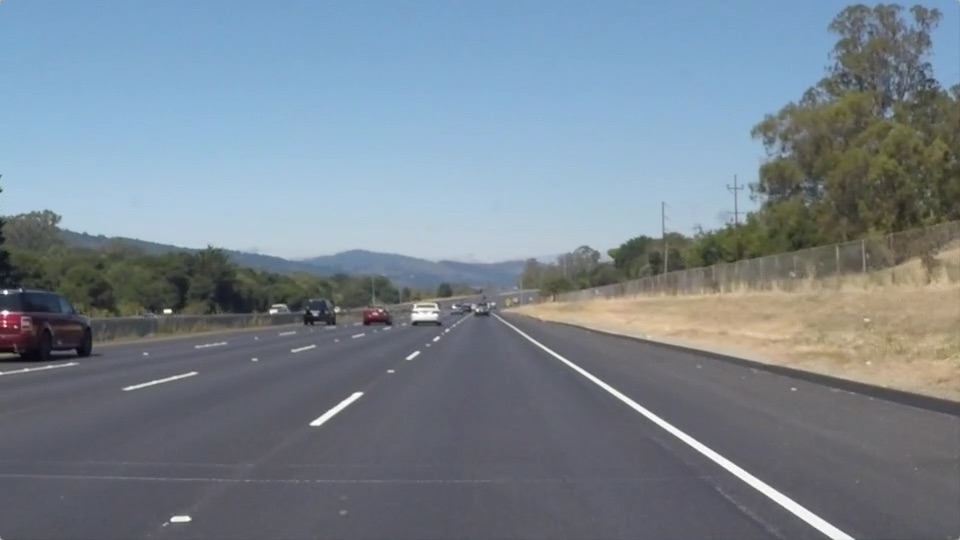
#> input picture test_images/solidWhiteRight.jpg, 960 x 540 px
$ jupyter execute --allow-errors P1_Marc_Badger_6_9_2017.ipynb   (shell and % lines are left out)
#> lines starting #> are read from the running program, lines starting #| are printed output that depends on the picture; after the words box and inside, x2 and y2 are one past the last pixel; in counts of white or black regions, pixels touching at a corner belong together
# Self-Driving Car Engineer Nanodegree

## Project: **Finding Lane Lines on the Road**

### Marc Badger
#### June 8, 2017
***
In this project, you will use the tools you learned about in the lesson to identify lane lines on the road.  You can develop your pipeline on a series of individual images, and later apply the result to a video stream (really just a series of images). Check out the video clip "raw-lines-example.mp4" (also contained in this repository) to see what the output should look like after using the helper functions below.

Once you have a result that looks roughly like "raw-lines-example.mp4", you'll need to get creative and try to average and/or extrapolate the line segments you've detected to map out the full extent of the lane lines.  You can see an example of the result you're going for in the video "P1_example.mp4".  Ultimately, you would like to draw just one line for the left side of the lane, and one for the right.

In addition to implementing code, there is a brief writeup to complete. The writeup should be completed in a separate file, which can be either a markdown file or a pdf document. There is a [write up template](https://github.com/udacity/CarND-LaneLines-P1/blob/master/writeup_template.md) that can be used to guide the writing process. Completing both the code in the Ipython notebook and the writeup template will cover all of the [rubric points](https://review.udacity.com/#!/rubrics/322/view) for this project.

---
Let's have a look at our first image called 'test_images/solidWhiteRight.jpg'.  Run the 2 cells below (hit Shift-Enter or the "play" button above) to display the image.

**Note: If, at any point, you encounter frozen display windows or other confounding issues, you can always start again with a clean slate by going to the "Kernel" menu above and selecting "Restart & Clear Output".**

---

**The tools you have are color selection, region of interest selection, grayscaling, Gaussian smoothing, Canny Edge Detection and Hough Tranform line detection.  You  are also free to explore and try other techniques that were not presented in the lesson.  Your goal is piece together a pipeline to detect the line segments in the image, then average/extrapolate them and draw them onto the image for display (as below).  Once you have a working pipeline, try it out on the video stream below.**

---

<figure>

 <figcaption>
 <p></p>
 <p style="text-align: center;"> Your output should look something like this (above) after detecting line segments using the helper functions below </p>
 </figcaption>
</figure>
 <p></p>
<figure>

 <figcaption>
 <p></p>
 <p style="text-align: center;"> Your goal is to connect/average/extrapolate line segments to get output like this</p>
 </figcaption>
</figure>

**Run the cell below to import some packages.  If you get an `import error` for a package you've already installed, try changing your kernel (select the Kernel menu above --> Change Kernel).  Still have problems?  Try relaunching Jupyter Notebook from the terminal prompt.  Also, see [this forum post](https://carnd-forums.udacity.com/cq/viewquestion.action?spaceKey=CAR&id=29496372&questionTitle=finding-lanes---import-cv2-fails-even-though-python-in-the-terminal-window-has-no-problem-with-import-cv2) for more troubleshooting tips.**

## Import Packages

[cell 1]
#importing some useful packages
import matplotlib.pyplot as plt
import matplotlib.image as mpimg
import numpy as np
import cv2
import math

#from scipy.interpolate import UnivariateSpline

import os

## Read in an Image

[cell 2]
#reading in an image
image = mpimg.imread('test_images/solidWhiteRight.jpg')
#> image is the input picture: shape (540, 960, 3); mean R, G, B 120.3, 132.6, 143.7

#printing out some stats and plotting
print('This image is:', type(image), 'with dimensions:', image.shape)
#| This image is: <class 'numpy.ndarray'> with dimensions: (540, 960, 3)
plt.imshow(image)  # if you wanted to show a single color channel image called 'gray', for example, call as plt.imshow(gray, cmap='gray')

## Helper Functions

Below are some helper functions.  New functions that differ from those given in the template are:

grayscale()

get_line_slope()

get_line_intercept()

get_left_lines()

get_right_lines()

filter_lines_around_median()

generate_smooth_line()

draw_final_lines()

[cell 3]
# [53 lines left out: function grayscale, not called in this run]

    #return cv2.cvtColor(img, cv2.COLOR_RGB2GRAY)
    # Or use BGR2GRAY if you read an image with cv2.imread()
    # return cv2.cvtColor(img, cv2.COLOR_BGR2GRAY)

def canny(img, low_threshold, high_threshold):
    """Applies the Canny transform"""
    return cv2.Canny(img, low_threshold, high_threshold)

def gaussian_blur(img, kernel_size):
    """Applies a Gaussian Noise kernel"""
    return cv2.GaussianBlur(img, (kernel_size, kernel_size), 0)

# [272 lines left out: functions region_of_interest, get_line_slope, get_line_intercept, get_left_lines, get_right_lines, filter_lines_around_median and 6 more, not called in this run]

## Test on Videos

You know what's cooler than drawing lanes over images? Drawing lanes over video!

We can test our solution on two provided videos:

`solidWhiteRight.mp4`

`solidYellowLeft.mp4`

**Note: if you get an `import error` when you run the next cell, try changing your kernel (select the Kernel menu above --> Change Kernel).  Still have problems?  Try relaunching Jupyter Notebook from the terminal prompt. Also, check out [this forum post](https://carnd-forums.udacity.com/questions/22677062/answers/22677109) for more troubleshooting tips.**

**If you get an error that looks like this:**
```
NeedDownloadError: Need ffmpeg exe.
You can download it by calling:
imageio.plugins.ffmpeg.download()
```
**Follow the instructions in the error message and check out [this forum post](https://carnd-forums.udacity.com/display/CAR/questions/26218840/import-videofileclip-error) for more troubleshooting tips across operating systems.**

[cell 4]
# Import everything needed to edit/save/watch video clips
from moviepy.editor import VideoFileClip
from IPython.display import HTML

showIntermediateOutput = False

[cell 5]
# [78 lines left out: function process_image, not called in this run]

[cell 6]
imageFileNames = os.listdir("test_images/")

#> (the rest of this cell did not finish here and is left out)

### Let's try the one with the solid white lane on the right first ...

[cell 7]
showIntermediateOutput = False
white_output = 'test_videos_output/solidWhiteRight.mp4'
## To speed up the testing process you may want to try your pipeline on a shorter subclip of the video
## To do so add .subclip(start_second,end_second) to the end of the line below
## Where start_second and end_second are integer values representing the start and end of the subclip
## You may also uncomment the following line for a subclip of the first 5 seconds
## clip1 = VideoFileClip("test_videos/solidWhiteRight.mp4").subclip(0,5)
#> (the rest of this cell did not finish here and is left out)

Play the video inline, or if you prefer find the video in your filesystem (should be in the same directory) and play it in your video player of choice.

[cell 8]
HTML("""
<video width="960" height="540" controls>
  <source src="{0}">
</video>
""".format(white_output))

## Improve the draw_lines() function

**At this point, if you were successful with making the pipeline and tuning parameters, you probably have the Hough line segments drawn onto the road, but what about identifying the full extent of the lane and marking it clearly as in the example video (P1_example.mp4)?  Think about defining a line to run the full length of the visible lane based on the line segments you identified with the Hough Transform. As mentioned previously, try to average and/or extrapolate the line segments you've detected to map out the full extent of the lane lines. You can see an example of the result you're going for in the video "P1_example.mp4".**

**Go back and modify your draw_lines function accordingly and try re-running your pipeline. The new output should draw a single, solid line over the left lane line and a single, solid line over the right lane line. The lines should start from the bottom of the image and extend out to the top of the region of interest.**

Now for the one with the solid yellow lane on the left. This one's more tricky!

[cell 9]
yellow_output = 'test_videos_output/solidYellowLeft.mp4'
## To speed up the testing process you may want to try your pipeline on a shorter subclip of the video
## To do so add .subclip(start_second,end_second) to the end of the line below
## Where start_second and end_second are integer values representing the start and end of the subclip
## You may also uncomment the following line for a subclip of the first 5 seconds
##clip2 = VideoFileClip('test_videos/solidYellowLeft.mp4').subclip(0,5)
#> (the rest of this cell did not finish here and is left out)

[cell 10]
HTML("""
<video width="960" height="540" controls>
  <source src="{0}">
</video>
""".format(yellow_output))

## Writeup and Submission

If you're satisfied with your video outputs, it's time to make the report writeup in a pdf or markdown file. Once you have this Ipython notebook ready along with the writeup, it's time to submit for review! Here is a [link](https://github.com/udacity/CarND-LaneLines-P1/blob/master/writeup_template.md) to the writeup template file.

Improvements iterative refinement of lane lines for each frame.  Once have the general line, search up from the bottom following bread crumbs and a prior for the shape of road curves projected onto the camera image.

Instead of fitting a line or parabola to the points, also impose a slope range for what angles the lane line is allowed to intersect the bottom of the image.

## Optional Challenge

Try your lane finding pipeline on the video below.  Does it still work?  Can you figure out a way to make it more robust?  If you're up for the challenge, modify your pipeline so it works with this video and submit it along with the rest of your project!

[cell 11]
challenge_output = 'test_videos_output/challenge_2.mp4'
## To speed up the testing process you may want to try your pipeline on a shorter subclip of the video
## To do so add .subclip(start_second,end_second) to the end of the line below
## Where start_second and end_second are integer values representing the start and end of the subclip
## You may also uncomment the following line for a subclip of the first 5 seconds
##clip3 = VideoFileClip('test_videos/challenge.mp4').subclip(0,5)
#> (the rest of this cell did not finish here and is left out)

[cell 12]
HTML("""
<video width="960" height="540" controls>
  <source src="{0}">
</video>
""".format(challenge_output))

## The rest of this notebook contains code I used to prototype the helper functions above.

Build your pipeline to work on the images in the directory "test_images"
**You should make sure your pipeline works well on these images before you try the videos.**

[cell 13]
import os
os.listdir("test_images/")

## Build a Lane Finding Pipeline

Build the pipeline and run your solution on all test_images. Make copies into the `test_images_output` directory, and you can use the images in your writeup report.

Try tuning the various parameters, especially the low and high Canny thresholds as well as the Hough lines parameters.

## Read in an Image

[cell 14]
imageFileNames = os.listdir("test_images/")

#> (the rest of this cell did not finish here and is left out)

[cell 15]
gcol=90
bcol=90
rcol=110
grange=20
brange=25
rrange=25

lower = np.array([gcol-grange,bcol-brange,rcol-rrange], dtype = "uint8")
upper = np.array([gcol+grange,bcol+brange,rcol+rrange], dtype = "uint8")
raw_mask = cv2.inRange(image, lower, upper)
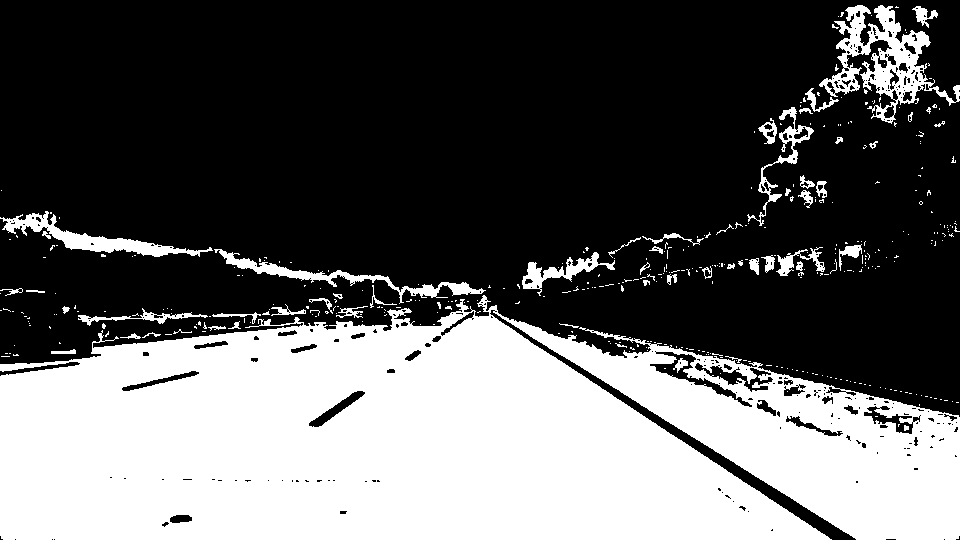
#> raw_mask: shape (540, 960); 36.9% white; 405 white regions (350 under 20 px), largest, box (x1, y1, x2, y2) and area: (0, 295, 960, 540) 174013, (819, 5, 960, 124) 5178, (0, 211, 213, 257) 2348

# erode to get rid of small things (we just want the main road blob)
# dilate to get the part of the road we eroded back
erosion_kernel = np.ones((5,5), np.uint8)
dilation_kernel = np.ones((9,9),np.uint8)
im_eroded = cv2.erode(raw_mask, erosion_kernel, iterations = 4)
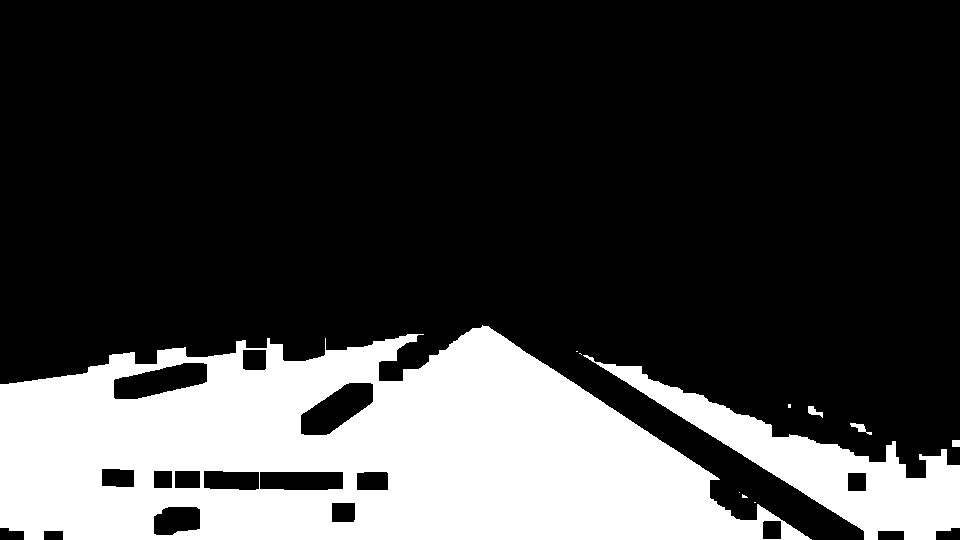
#> im_eroded: shape (540, 960); 24.9% white; 11 white regions (6 under 20 px), largest, box (x1, y1, x2, y2) and area: (0, 325, 812, 540) 111432, (583, 355, 960, 540) 17210, (850, 423, 872, 435) 101, (808, 406, 823, 418) 89, (952, 440, 960, 447) 56
im_dilated = cv2.dilate(im_eroded, dilation_kernel, iterations = 7)
#> im_dilated: shape (540, 960); 37.4% white; 1 white region, box (x1, y1, x2, y2) and area: (0, 297, 960, 540) 193909
im_dilated = cv2.erode(im_dilated, erosion_kernel, iterations = 2)
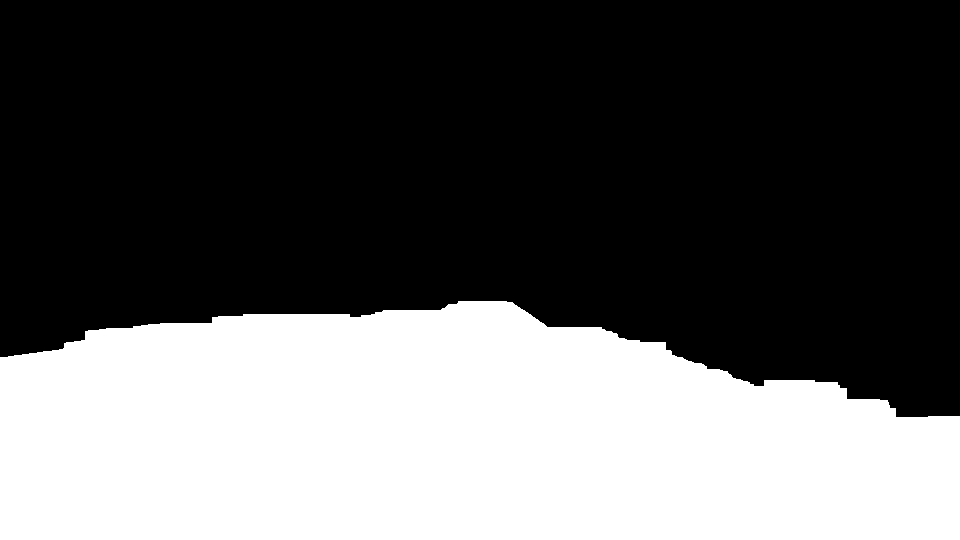
#> im_dilated: shape (540, 960); 36.5% white; 1 white region, box (x1, y1, x2, y2) and area: (0, 301, 960, 540) 189305

im_gray_return = cv2.bitwise_and(image, image, mask=im_dilated)
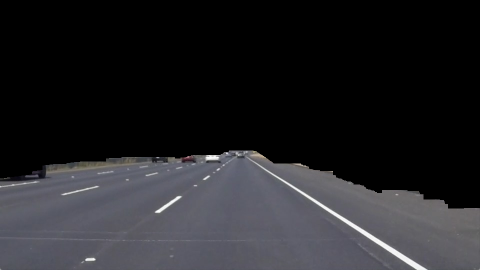
#> im_gray_return: shape (540, 960, 3) (shown at 1/2 size); mean R, G, B 35.6, 35.6, 38.7

if showIntermediateOutput:
    plt.figure()
    plt.imshow(image)
    plt.figure()
    plt.imshow(im_dilated)
    plt.figure()
    plt.imshow(im_gray_return)

[cell 16]
def get_road_mask(image, gcol=90, bcol=90, rcol=110, grange=20, brange=25, rrange=25):
    """
    NOT CURRENTLY USED

    Finds an image mask based on a color range.

    Keeps the region of the image defined by the color range.
    Rest of the image is set to black.

    Returns the original image with all masked pixels black.
    """

    lower = np.array([gcol-grange,bcol-brange,rcol-rrange], dtype = "uint8")
    upper = np.array([gcol+grange,bcol+brange,rcol+rrange], dtype = "uint8")
    raw_mask = cv2.inRange(image, lower, upper)

    # erode to get rid of small things (we just want the main road blob)
    # dilate to get the part of the road we eroded back
    erosion_kernel = np.ones((5,5), np.uint8)
    dilation_kernel = np.ones((9,9),np.uint8)
    im_eroded = cv2.erode(raw_mask, erosion_kernel, iterations = 4)
    im_dilated = cv2.dilate(im_eroded, dilation_kernel, iterations = 7)
    im_dilated = cv2.erode(im_dilated, erosion_kernel, iterations = 2)

    # mask the image
    im_return = cv2.bitwise_and(image, image, mask=im_dilated)

    if showIntermediateOutput:
        plt.figure()
        plt.suptitle('Input image:', fontsize=12)
        plt.imshow(image)

        plt.figure()
        plt.suptitle('Road mask', fontsize=12)
        plt.imshow(im_dilated, cmap='gray')

        plt.figure()
        plt.suptitle('Only the road:', fontsize=12)
        plt.imshow(im_return)

    # return a 3 channel image for ease of use
    return im_return

[cell 17]
road_only = get_road_mask(image)

[cell 18]
def grayscale(img):
    """Applies the Grayscale transform
    This will return an image with only one color channel
    but NOTE: to see the returned image as grayscale
    (assuming your grayscaled image is called 'gray')
    you should call plt.imshow(gray, cmap='gray')"""


    # convert from RGB to HLS to more easily emphasize yellow and white
    hsl = cv2.cvtColor(img, cv2.COLOR_RGB2HLS)

    # select yellow mask
    #lower_y = np.array([180, 180, 50])
    lower_y = np.array([100, 100, 0])
    upper_y = np.array([255,255,150])
    #upper_y = np.array([255,255,100])
    mask_y = cv2.inRange(img, lower_y, upper_y)

    # select white mask
    lower_w = np.array([0, 200, 0])
    upper_w = np.array([255,255,255])
    mask_w = cv2.inRange(img, lower_w, upper_w)

    lower_cement = np.array([0,0,0])
    upper_cement = np.array([255,255,100])
    mask_cement = cv2.inRange(img, lower_cement, upper_cement)
    #mask_cement = cv2.bitwise_not(mask_cement, mask_cement)

    #mask_y_not_cement = cv2.bitwise_and()

    #mask_both = cv2.bitwise_or(mask_y, mask_w)
    mask_both = cv2.bitwise_or(mask_cement, mask_w)

    im_return = cv2.bitwise_and(image, image, mask = mask_both)

    return im_return

    #return cv2.cvtColor(img, cv2.COLOR_RGB2GRAY)
    # Or use BGR2GRAY if you read an image with cv2.imread()
    # return cv2.cvtColor(img, cv2.COLOR_BGR2GRAY)

def canny(img, low_threshold, high_threshold):
    """Applies the Canny transform"""
    return cv2.Canny(img, low_threshold, high_threshold)

def gaussian_blur(img, kernel_size):
    """Applies a Gaussian Noise kernel"""
    return cv2.GaussianBlur(img, (kernel_size, kernel_size), 0)

[cell 19]
hsl = cv2.cvtColor(image, cv2.COLOR_RGB2HLS)
#> hsl: shape (540, 960, 3); mean of channels 0, 1, 2 95, 132.1, 55.2

# select yellow mask
lower_y = np.array([180, 180, 50])
upper_y = np.array([255,255,150])
mask_y = cv2.inRange(image, lower_y, upper_y)
#> mask_y: shape (540, 960); 0.18% white in thin lines or dots, all inside (x1, y1, x2, y2) = (529, 277, 960, 372)
print(type(mask_y))
#| <class 'numpy.ndarray'>

# select white mask
lower_w = np.array([0, 200, 0])
upper_w = np.array([255,255,255])
mask_w = cv2.inRange(image, lower_w, upper_w)
#> mask_w: shape (540, 960); 5.5% white; 103 white regions (91 under 20 px), largest, box (x1, y1, x2, y2) and area: (4, 185, 610, 257) 25010, (521, 332, 854, 540) 2358, (311, 393, 362, 425) 293
print(type(mask_w))
#| <class 'numpy.ndarray'>

mask_both = cv2.bitwise_or(mask_y, mask_w)
plt.figure()
plt.imshow(mask_both, cmap = 'gray')
print(type(mask_both))
#| <class 'numpy.ndarray'>

im_return = cv2.bitwise_and(image, image, mask = mask_both)
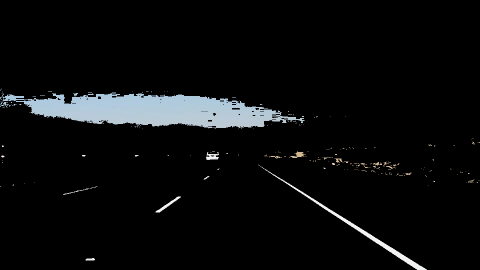
#> im_return: shape (540, 960, 3) (shown at 1/2 size); mean R, G, B 10.6, 11.7, 12.4
print(type(im_return))
#| <class 'numpy.ndarray'>

plt.figure()
plt.imshow(im_return)

[cell 20]
plt.figure()
plt.imshow(image)
plt.figure()
plt.imshow(grayscale(image))
#> in grayscale, `mask_y = cv2.inRange(img, lower_y, upper_y)`:
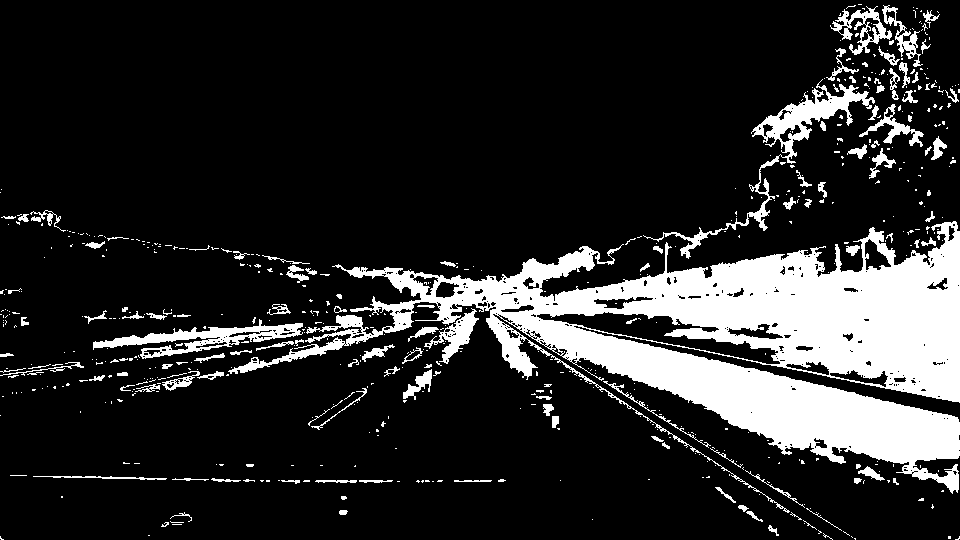
#> mask_y: shape (540, 960); 16.6% white; 580 white regions (463 under 20 px), largest, box (x1, y1, x2, y2) and area: (228, 221, 960, 513) 66784, (643, 79, 875, 259) 3628, (93, 319, 303, 359) 2599
#> in grayscale, `mask_both = cv2.bitwise_or(mask_cement, mask_w)`:
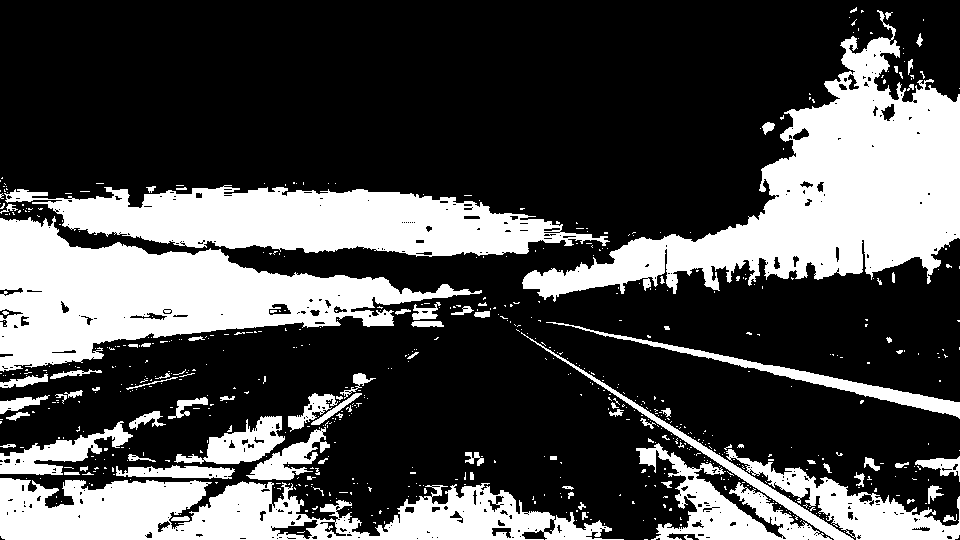
#> mask_both: shape (540, 960); 30.1% white; 668 white regions (583 under 20 px), largest, box (x1, y1, x2, y2) and area: (522, 10, 960, 302) 41887, (0, 216, 482, 372) 32139, (4, 185, 610, 257) 25010
#> (the rest of the program and of its run is left out)
